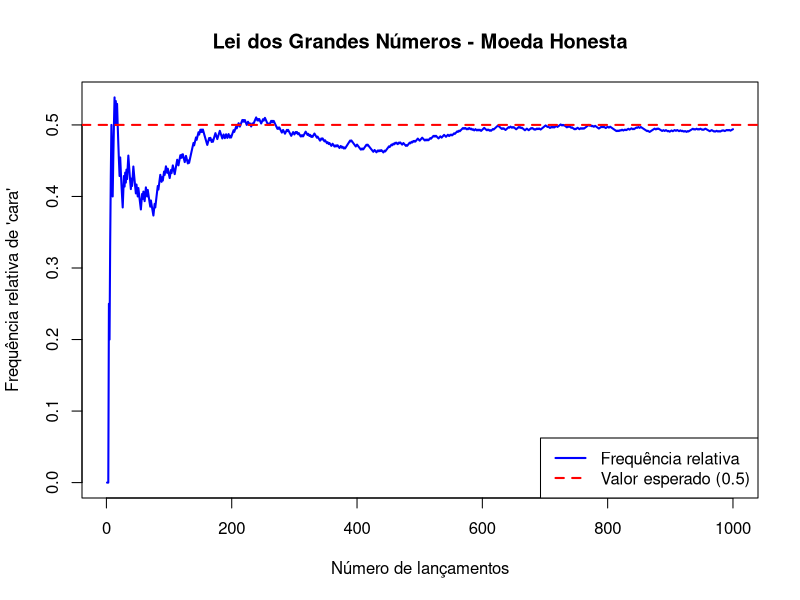

This chart was generated by the following R code:
## ---- chunk 1
# Definindo parâmetros
set.seed(123)           # Para reprodutibilidade
n_lancamentos <- 1000  # Número total de lançamentos

# Simulando lançamentos: 1 representa "cara", 0 representa "coroa"
resultados <- sample(c(0, 1), size = n_lancamentos, replace = TRUE)

# Calculando a média acumulada (frequência relativa de "cara")
media_acumulada <- cumsum(resultados) / (1:n_lancamentos)

# Valor esperado teórico
valor_esperado <- 0.5

# Plotando o gráfico
plot(media_acumulada, type = "l", col = "blue", lwd = 2,
     xlab = "Número de lançamentos", ylab = "Frequência relativa de 'cara'",
     main = "Lei dos Grandes Números - Moeda Honesta")
abline(h = valor_esperado, col = "red", lty = 2, lwd = 2)
legend("bottomright", legend = c("Frequência relativa", "Valor esperado (0.5)"),
       col = c("blue", "red"), lty = c(1, 2), lwd = 2)

